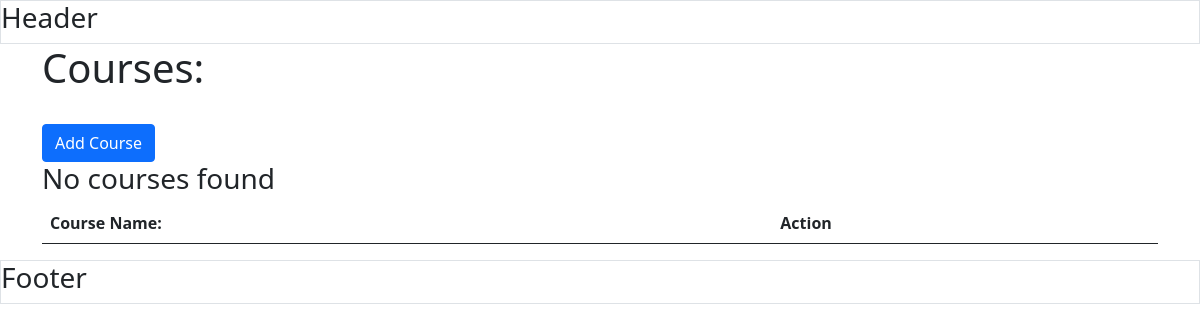
/Department/admin/academics.php, run on an earlier commit of the app's database.
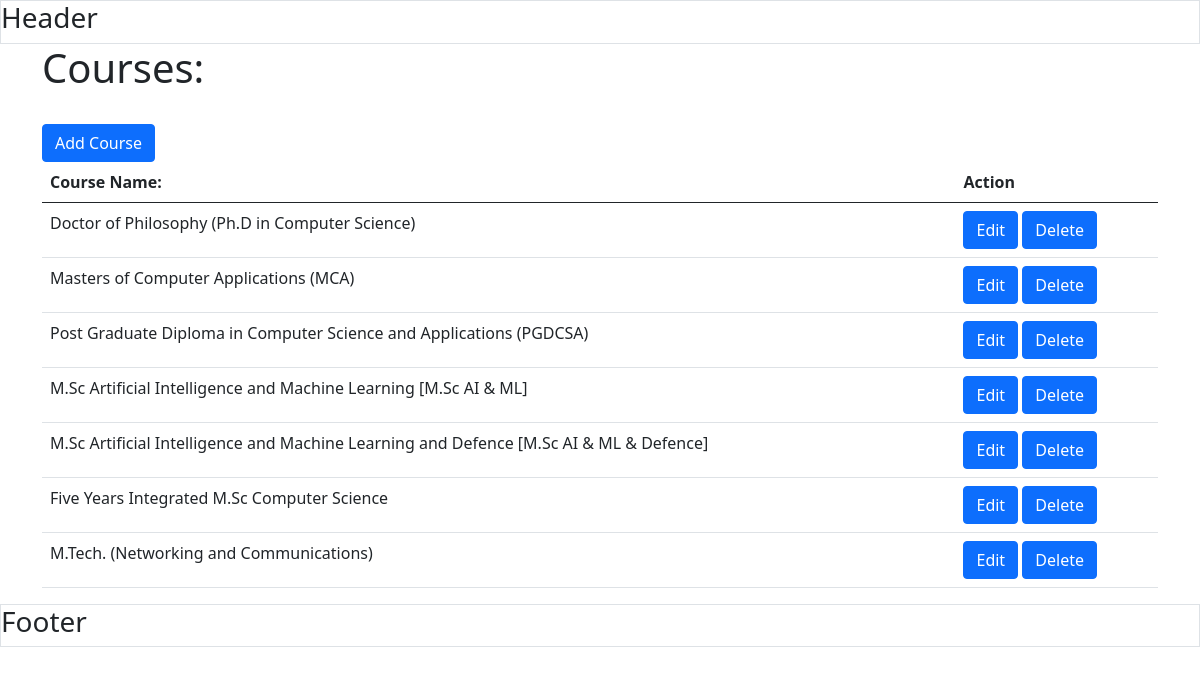
And on a later commit of the database.
### tables this page shows
CREATE TABLE `course` (
  `course_id` int(11) NOT NULL,
  `course_name` varchar(255) DEFAULT NULL,
  `course_duration` tinyint(1) DEFAULT NULL,
  `course_details` text DEFAULT NULL,
  `course_document` text NOT NULL,
  `course_image` text NOT NULL
);

### Department/admin/academics.php (the view, shortened to what this page needs)
<?php
    include "include/connection/db.php";
?>
<!DOCTYPE html>
<html lang="en">
<head>
    <link rel="stylesheet" href="include/css/bootstrap.min.css">
</head>
<body>
    <header class="border border-1">
        <h3>Header</h3>
    </header>
    <div class="container">
        <h1>Courses:</h1>
        <br>
        <a href="add_course.php" class="btn btn-primary">Add Course</a>
        <br>
        <table class="table">
            <thead>
                <tr>
                    <th>Course Name:</th>
                    <th>Action</th>
                </tr>
            </thead>
            <tbody>
<?php
                     $query = "SELECT `course_id`,`course_name` FROM `course`";
  $result = $conn->query($query);
    if ($result->num_rows > 0)
    {
        while($row = $result->fetch_assoc())
        {
            $course_name=$row["course_name"];
         ?>
         <tr>
                    <td><?php echo $course_name;?></td>
                    <td>
                        <button id="edit-<?php echo $tmp_question_id;?>" class="edit-question-btn btn btn-primary">Edit</button>
                        <button id="delete-<?php echo $feedback_id;?>" class="delete-feedback-btn btn btn-primary">Delete</button>
                    </td>
                </tr>
            <?php
        }
    }
    else{
?>
            <h3>No courses found</h3>
    <?php
        }
            ?>
            </tbody>
        </table>
    </div>
    <footer class="border border-1">
        <h3>Footer</h3>
    </footer>
</body>
</html>

What changed in the data, as far as the page shows it:
added course: course_name "Doctor of Philosophy (Ph.D in Computer Science)"
added course: course_name "Masters of Computer Applications (MCA)"
added course: course_name "Post Graduate Diploma in Computer Science and Applications (PGDCSA)"
added course: course_name "M.Sc Artificial Intelligence and Machine Learning [M.Sc AI & ML]"
added course: course_name "M.Sc Artificial Intelligence and Machine Learning and Defence [M.Sc AI & ML & Defence]"
added course: course_name "Five Years Integrated M.Sc Computer Science"
added course: course_name "M.Tech. (Networking and Communications)"
Also different on the page:
text no longer shown: "No courses found"
